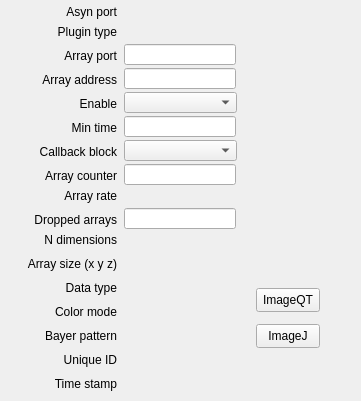
    <widget class="QWidget" name="Image">
     <attribute name="title">
      <string>Image</string>
     </attribute>
     <widget class="QELabel" name="qelabel_29">
      <property name="geometry">
       <rect>
        <x>124</x>
        <y>4</y>
        <width>112</width>
        <height>16</height>
       </rect>
      </property>
      <property name="variable" stdset="0">
       <string>$(P):image1:PortName_RBV</string>
      </property>
      <property name="variableSubstitutions" stdset="0">
       <string>P=CPS1</string>
      </property>
      <property name="displayAlarmState">
       <bool>false</bool>
      </property>
     </widget>
     <widget class="QELabel" name="qelabel_30">
      <property name="geometry">
       <rect>
        <x>124</x>
        <y>24</y>
        <width>141</width>
        <height>16</height>
       </rect>
      </property>
      <property name="variable" stdset="0">
       <string>$(P):image1:PluginType_RBV</string>
      </property>
      <property name="variableSubstitutions" stdset="0">
       <string>P=CPS1</string>
      </property>
      <property name="displayAlarmState">
       <bool>false</bool>
      </property>
     </widget>
     <widget class="QELineEdit" name="qelineedit_8">
      <property name="geometry">
       <rect>
        <x>124</x>
        <y>44</y>
        <width>112</width>
        <height>21</height>
       </rect>
      </property>
      <property name="variable" stdset="0">
       <string>$(P):image1:NDArrayPort</string>
      </property>
      <property name="variableSubstitutions" stdset="0">
       <string>P=CPS1</string>
      </property>
      <property name="displayAlarmState">
       <bool>false</bool>
      </property>
     </widget>
     <widget class="QELineEdit" name="qelineedit_9">
      <property name="geometry">
       <rect>
        <x>124</x>
        <y>68</y>
        <width>112</width>
        <height>21</height>
       </rect>
      </property>
      <property name="variable" stdset="0">
       <string>$(P):image1:NDArrayAddress</string>
      </property>
      <property name="variableSubstitutions" stdset="0">
       <string>P=CPS1</string>
      </property>
      <property name="displayAlarmState">
       <bool>false</bool>
      </property>
     </widget>
     <widget class="QEComboBox" name="qecombobox_6">
      <property name="geometry">
       <rect>
        <x>124</x>
        <y>92</y>
        <width>113</width>
        <height>21</height>
       </rect>
      </property>
      <property name="variable" stdset="0">
       <string>$(P):image1:EnableCallbacks</string>
      </property>
      <property name="variableSubstitutions" stdset="0">
       <string>P=CPS1</string>
      </property>
      <property name="subscribe">
       <bool>true</bool>
      </property>
      <property name="displayAlarmState">
       <bool>false</bool>
      </property>
     </widget>
     <widget class="QELineEdit" name="qelineedit_10">
      <property name="geometry">
       <rect>
        <x>124</x>
        <y>116</y>
        <width>112</width>
        <height>21</height>
       </rect>
      </property>
      <property name="variable" stdset="0">
       <string>$(P):image1:MinCallbackTime</string>
      </property>
      <property name="variableSubstitutions" stdset="0">
       <string>P=CPS1</string>
      </property>
      <property name="displayAlarmState">
       <bool>false</bool>
      </property>
      <property name="addUnits">
       <bool>false</bool>
      </property>
     </widget>
     <widget class="QEComboBox" name="qecombobox_7">
      <property name="geometry">
       <rect>
        <x>124</x>
        <y>140</y>
        <width>113</width>
        <height>21</height>
       </rect>
      </property>
      <property name="variable" stdset="0">
       <string>$(P):image1:BlockingCallbacks</string>
      </property>
      <property name="variableSubstitutions" stdset="0">
       <string>P=CPS1</string>
      </property>
      <property name="subscribe">
       <bool>true</bool>
      </property>
      <property name="displayAlarmState">
       <bool>false</bool>
      </property>
     </widget>
     <widget class="QELineEdit" name="qelineedit_11">
      <property name="geometry">
       <rect>
        <x>124</x>
        <y>164</y>
        <width>112</width>
        <height>21</height>
       </rect>
      </property>
      <property name="variable" stdset="0">
       <string>$(P):image1:ArrayCounter</string>
      </property>
      <property name="variableSubstitutions" stdset="0">
       <string>P=CPS1</string>
      </property>
      <property name="displayAlarmState">
       <bool>false</bool>
      </property>
     </widget>
     <widget class="QELabel" name="qelabel_31">
      <property name="geometry">
       <rect>
        <x>124</x>
        <y>188</y>
        <width>112</width>
        <height>16</height>
       </rect>
      </property>
      <property name="variable" stdset="0">
       <string>$(P):image1:ArrayRate_RBV</string>
      </property>
      <property name="variableSubstitutions" stdset="0">
       <string>P=CPS1</string>
      </property>
      <property name="displayAlarmState">
       <bool>false</bool>
      </property>
     </widget>
     <widget class="QELineEdit" name="qelineedit_12">
      <property name="geometry">
       <rect>
        <x>124</x>
        <y>208</y>
        <width>112</width>
        <height>21</height>
       </rect>
      </property>
      <property name="variable" stdset="0">
       <string>$(P):image1:DroppedArrays</string>
      </property>
      <property name="variableSubstitutions" stdset="0">
       <string>P=CPS1</string>
      </property>
      <property name="displayAlarmState">
       <bool>false</bool>
      </property>
     </widget>
     <widget class="QELabel" name="qelabel_32">
      <property name="geometry">
       <rect>
        <x>124</x>
        <y>232</y>
        <width>112</width>
        <height>16</height>
       </rect>
      </property>
      <property name="variable" stdset="0">
       <string>$(P):image1:NDimensions_RBV</string>
      </property>
      <property name="variableSubstitutions" stdset="0">
       <string>P=CPS1</string>
      </property>
      <property name="displayAlarmState">
       <bool>false</bool>
      </property>
     </widget>
     <widget class="QELabel" name="qelabel_33">
      <property name="geometry">
       <rect>
        <x>124</x>
        <y>256</y>
        <width>73</width>
        <height>16</height>
       </rect>
      </property>
      <property name="variable" stdset="0">
       <string>$(P):image1:ArraySize0_RBV</string>
      </property>
      <property name="variableSubstitutions" stdset="0">
       <string>P=CPS1</string>
      </property>
      <property name="displayAlarmState">
       <bool>false</bool>
      </property>
     </widget>
     <widget class="QELabel" name="qelabel_34">
      <property name="geometry">
       <rect>
        <x>124</x>
        <y>280</y>
        <width>112</width>
        <height>16</height>
       </rect>
      </property>
      <property name="variable" stdset="0">
       <string>$(P):image1:DataType_RBV</string>
      </property>
      <property name="variableSubstitutions" stdset="0">
       <string>P=CPS1</string>
      </property>
      <property name="displayAlarmState">
       <bool>false</bool>
      </property>
     </widget>
     <widget class="QELabel" name="qelabel_35">
      <property name="geometry">
       <rect>
        <x>124</x>
        <y>304</y>
        <width>112</width>
        <height>16</height>
       </rect>
      </property>
      <property name="variable" stdset="0">
       <string>$(P):image1:ColorMode_RBV</string>
      </property>
      <property name="variableSubstitutions" stdset="0">
       <string>P=CPS1</string>
      </property>
      <property name="displayAlarmState">
       <bool>false</bool>
      </property>
     </widget>
     <widget class="QELabel" name="qelabel_36">
      <property name="geometry">
       <rect>
        <x>124</x>
        <y>328</y>
        <width>112</width>
        <height>16</height>
       </rect>
      </property>
      <property name="variable" stdset="0">
       <string>$(P):image1:BayerPattern_RBV</string>
      </property>
      <property name="variableSubstitutions" stdset="0">
       <string>P=CPS1</string>
      </property>
      <property name="displayAlarmState">
       <bool>false</bool>
      </property>
     </widget>
     <widget class="QELabel" name="qelabel_37">
      <property name="geometry">
       <rect>
        <x>124</x>
        <y>352</y>
        <width>112</width>
        <height>16</height>
       </rect>
      </property>
      <property name="variable" stdset="0">
       <string>$(P):image1:UniqueId_RBV</string>
      </property>
      <property name="variableSubstitutions" stdset="0">
       <string>P=CPS1</string>
      </property>
      <property name="displayAlarmState">
       <bool>false</bool>
      </property>
     </widget>
     <widget class="QELabel" name="qelabel_38">
      <property name="geometry">
       <rect>
        <x>124</x>
        <y>376</y>
        <width>189</width>
        <height>16</height>
       </rect>
      </property>
      <property name="variable" stdset="0">
       <string>$(P):image1:TimeStamp_RBV</string>
      </property>
      <property name="variableSubstitutions" stdset="0">
       <string>P=CPS1</string>
      </property>
      <property name="displayAlarmState">
       <bool>false</bool>
      </property>
     </widget>
     <widget class="QELabel" name="qelabel_39">
      <property name="geometry">
       <rect>
        <x>240</x>
        <y>48</y>
        <width>112</width>
        <height>16</height>
       </rect>
      </property>
      <property name="variable" stdset="0">
       <string>$(P):image1:NDArrayPort_RBV</string>
      </property>
      <property name="variableSubstitutions" stdset="0">
       <string>P=CPS1</string>
      </property>
      <property name="displayAlarmState">
       <bool>false</bool>
      </property>
     </widget>
     <widget class="QELabel" name="qelabel_40">
      <property name="geometry">
       <rect>
        <x>240</x>
        <y>72</y>
        <width>112</width>
        <height>16</height>
       </rect>
      </property>
      <property name="variable" stdset="0">
       <string>$(P):image1:NDArrayAddress_RBV</string>
      </property>
      <property name="variableSubstitutions" stdset="0">
       <string>P=CPS1</string>
      </property>
      <property name="displayAlarmState">
       <bool>false</bool>
      </property>
     </widget>
     <widget class="QELabel" name="qelabel_41">
      <property name="geometry">
       <rect>
        <x>240</x>
        <y>96</y>
        <width>61</width>
        <height>16</height>
       </rect>
      </property>
      <property name="variable" stdset="0">
       <string>$(P):image1:EnableCallbacks_RBV</string>
      </property>
      <property name="variableSubstitutions" stdset="0">
       <string>P=CPS1</string>
      </property>
      <property name="displayAlarmState">
       <bool>false</bool>
      </property>
     </widget>
     <widget class="QELabel" name="qelabel_42">
      <property name="geometry">
       <rect>
        <x>240</x>
        <y>120</y>
        <width>112</width>
        <height>16</height>
       </rect>
      </property>
      <property name="variable" stdset="0">
       <string>$(P):image1:MinCallbackTime_RBV</string>
      </property>
      <property name="variableSubstitutions" stdset="0">
       <string>P=CPS1</string>
      </property>
      <property name="displayAlarmState">
       <bool>false</bool>
      </property>
     </widget>
     <widget class="QELabel" name="qelabel_43">
      <property name="geometry">
       <rect>
        <x>240</x>
        <y>144</y>
        <width>112</width>
        <height>16</height>
       </rect>
      </property>
      <property name="variable" stdset="0">
       <string>$(P):image1:BlockingCallbacks_RBV</string>
      </property>
      <property name="variableSubstitutions" stdset="0">
       <string>P=CPS1</string>
      </property>
      <property name="displayAlarmState">
       <bool>false</bool>
      </property>
     </widget>
     <widget class="QELabel" name="qelabel_44">
      <property name="geometry">
       <rect>
        <x>240</x>
        <y>168</y>
        <width>112</width>
        <height>16</height>
       </rect>
      </property>
      <property name="variable" stdset="0">
       <string>$(P):image1:ArrayCounter_RBV</string>
      </property>
      <property name="variableSubstitutions" stdset="0">
       <string>P=CPS1</string>
      </property>
      <property name="displayAlarmState">
       <bool>false</bool>
      </property>
     </widget>
     <widget class="QELabel" name="qelabel_45">
      <property name="geometry">
       <rect>
        <x>240</x>
        <y>212</y>
        <width>112</width>
        <height>16</height>
       </rect>
      </property>
      <property name="variable" stdset="0">
       <string>$(P):image1:DroppedArrays_RBV</string>
      </property>
      <property name="variableSubstitutions" stdset="0">
       <string>P=CPS1</string>
      </property>
      <property name="displayAlarmState">
       <bool>false</bool>
      </property>
     </widget>
     <widget class="QELabel" name="qelabel_46">
      <property name="geometry">
       <rect>
        <x>200</x>
        <y>256</y>
        <width>73</width>
        <height>16</height>
       </rect>
      </property>
      <property name="variable" stdset="0">
       <string>$(P):image1:ArraySize1_RBV</string>
      </property>
      <property name="variableSubstitutions" stdset="0">
       <string>P=CPS1</string>
      </property>
      <property name="displayAlarmState">
       <bool>false</bool>
      </property>
     </widget>
     <widget class="QELabel" name="qelabel_47">
      <property name="geometry">
       <rect>
        <x>276</x>
        <y>256</y>
        <width>73</width>
        <height>16</height>
       </rect>
      </property>
      <property name="variable" stdset="0">
       <string>$(P):image1:ArraySize2_RBV</string>
      </property>
      <property name="variableSubstitutions" stdset="0">
       <string>P=CPS1</string>
      </property>
      <property name="displayAlarmState">
       <bool>false</bool>
      </property>
     </widget>
     <widget class="QLabel" name="label_29">
      <property name="geometry">
       <rect>
        <x>16</x>
        <y>4</y>
        <width>101</width>
        <height>16</height>
       </rect>
      </property>
      <property name="text">
       <string>Asyn port</string>
      </property>
      <property name="alignment">
       <set>Qt::AlignRight|Qt::AlignTrailing|Qt::AlignVCenter</set>
      </property>
     </widget>
     <widget class="QLabel" name="label_30">
      <property name="geometry">
       <rect>
        <x>16</x>
        <y>24</y>
        <width>101</width>
        <height>16</height>
       </rect>
      </property>
      <property name="text">
       <string>Plugin type</string>
      </property>
      <property name="alignment">
       <set>Qt::AlignRight|Qt::AlignTrailing|Qt::AlignVCenter</set>
      </property>
     </widget>
     <widget class="QLabel" name="label_31">
      <property name="geometry">
       <rect>
        <x>16</x>
        <y>48</y>
        <width>101</width>
        <height>16</height>
       </rect>
      </property>
      <property name="text">
       <string>Array port</string>
      </property>
      <property name="alignment">
       <set>Qt::AlignRight|Qt::AlignTrailing|Qt::AlignVCenter</set>
      </property>
     </widget>
     <widget class="QLabel" name="label_32">
      <property name="geometry">
       <rect>
        <x>16</x>
        <y>72</y>
        <width>101</width>
        <height>16</height>
       </rect>
      </property>
      <property name="text">
       <string>Array address</string>
      </property>
      <property name="alignment">
       <set>Qt::AlignRight|Qt::AlignTrailing|Qt::AlignVCenter</set>
      </property>
     </widget>
     <widget class="QLabel" name="label_33">
      <property name="geometry">
       <rect>
        <x>16</x>
        <y>96</y>
        <width>101</width>
        <height>16</height>
       </rect>
      </property>
      <property name="text">
       <string>Enable</string>
      </property>
      <property name="alignment">
       <set>Qt::AlignRight|Qt::AlignTrailing|Qt::AlignVCenter</set>
      </property>
     </widget>
     <widget class="QLabel" name="label_34">
      <property name="geometry">
       <rect>
        <x>16</x>
        <y>120</y>
        <width>101</width>
        <height>16</height>
       </rect>
      </property>
      <property name="text">
       <string>Min time</string>
      </property>
      <property name="alignment">
       <set>Qt::AlignRight|Qt::AlignTrailing|Qt::AlignVCenter</set>
      </property>
     </widget>
     <widget class="QLabel" name="label_35">
      <property name="geometry">
       <rect>
        <x>16</x>
        <y>144</y>
        <width>101</width>
        <height>16</height>
       </rect>
      </property>
      <property name="text">
       <string>Callback block</string>
      </property>
      <property name="alignment">
       <set>Qt::AlignRight|Qt::AlignTrailing|Qt::AlignVCenter</set>
      </property>
     </widget>
     <widget class="QLabel" name="label_36">
      <property name="geometry">
       <rect>
        <x>16</x>
        <y>168</y>
        <width>101</width>
        <height>16</height>
       </rect>
      </property>
      <property name="text">
       <string>Array counter</string>
      </property>
      <property name="alignment">
       <set>Qt::AlignRight|Qt::AlignTrailing|Qt::AlignVCenter</set>
      </property>
     </widget>
     <widget class="QLabel" name="label_37">
      <property name="geometry">
       <rect>
        <x>16</x>
        <y>188</y>
        <width>101</width>
        <height>16</height>
       </rect>
      </property>
      <property name="text">
       <string>Array rate</string>
      </property>
      <property name="alignment">
       <set>Qt::AlignRight|Qt::AlignTrailing|Qt::AlignVCenter</set>
      </property>
     </widget>
     <widget class="QLabel" name="label_38">
      <property name="geometry">
       <rect>
        <x>16</x>
        <y>212</y>
        <width>101</width>
        <height>16</height>
       </rect>
      </property>
      <property name="text">
       <string>Dropped arrays</string>
      </property>
      <property name="alignment">
       <set>Qt::AlignRight|Qt::AlignTrailing|Qt::AlignVCenter</set>
      </property>
     </widget>
     <widget class="QLabel" name="label_39">
      <property name="geometry">
       <rect>
        <x>16</x>
        <y>232</y>
        <width>101</width>
        <height>16</height>
       </rect>
      </property>
      <property name="text">
       <string>N dimensions</string>
      </property>
      <property name="alignment">
       <set>Qt::AlignRight|Qt::AlignTrailing|Qt::AlignVCenter</set>
      </property>
     </widget>
     <widget class="QLabel" name="label_40">
      <property name="geometry">
       <rect>
        <x>16</x>
        <y>256</y>
        <width>101</width>
        <height>16</height>
       </rect>
      </property>
      <property name="text">
       <string>Array size (x y z)</string>
      </property>
      <property name="alignment">
       <set>Qt::AlignRight|Qt::AlignTrailing|Qt::AlignVCenter</set>
      </property>
     </widget>
     <widget class="QLabel" name="label_41">
      <property name="geometry">
       <rect>
        <x>16</x>
        <y>280</y>
        <width>101</width>
        <height>16</height>
       </rect>
      </property>
      <property name="text">
       <string>Data type</string>
      </property>
      <property name="alignment">
       <set>Qt::AlignRight|Qt::AlignTrailing|Qt::AlignVCenter</set>
      </property>
     </widget>
     <widget class="QLabel" name="label_42">
      <property name="geometry">
       <rect>
        <x>16</x>
        <y>304</y>
        <width>101</width>
        <height>16</height>
       </rect>
      </property>
      <property name="text">
       <string>Color mode</string>
      </property>
      <property name="alignment">
       <set>Qt::AlignRight|Qt::AlignTrailing|Qt::AlignVCenter</set>
      </property>
     </widget>
     <widget class="QLabel" name="label_43">
      <property name="geometry">
       <rect>
        <x>16</x>
        <y>328</y>
        <width>101</width>
        <height>16</height>
       </rect>
      </property>
      <property name="text">
       <string>Bayer pattern</string>
      </property>
      <property name="alignment">
       <set>Qt::AlignRight|Qt::AlignTrailing|Qt::AlignVCenter</set>
      </property>
     </widget>
     <widget class="QLabel" name="label_44">
      <property name="geometry">
       <rect>
        <x>16</x>
        <y>352</y>
        <width>101</width>
        <height>16</height>
       </rect>
      </property>
      <property name="text">
       <string>Unique ID</string>
      </property>
      <property name="alignment">
       <set>Qt::AlignRight|Qt::AlignTrailing|Qt::AlignVCenter</set>
      </property>
     </widget>
     <widget class="QLabel" name="label_45">
      <property name="geometry">
       <rect>
        <x>16</x>
        <y>376</y>
        <width>101</width>
        <height>16</height>
       </rect>
      </property>
      <property name="text">
       <string>Time stamp</string>
      </property>
      <property name="alignment">
       <set>Qt::AlignRight|Qt::AlignTrailing|Qt::AlignVCenter</set>
      </property>
     </widget>
     <widget class="QEPushButton" name="qepushbutton">
      <property name="geometry">
       <rect>
        <x>256</x>
        <y>324</y>
        <width>64</width>
        <height>24</height>
       </rect>
      </property>
      <property name="text">
       <string>ImageJ</string>
      </property>
      <property name="program">
       <string>/afs/slac/g/testfac/extras/scripts/startImageJ</string>
      </property>
      <property name="guiFile" stdset="0">
       <string/>
      </property>
     </widget>
     <widget class="QEPushButton" name="qepushbutton_2">
      <property name="geometry">
       <rect>
        <x>256</x>
        <y>288</y>
        <width>64</width>
        <height>24</height>
       </rect>
      </property>
      <property name="text">
       <string>ImageQT</string>
      </property>
      <property name="program">
       <string>/afs/slac/g/testfac/tools/display/areaD/imageQ/arch-64/camQt</string>
      </property>
      <property name="arguments">
       <stringlist>
        <string>-m P=$(P)</string>
       </stringlist>
      </property>
      <property name="guiFile" stdset="0">
       <string/>
      </property>
     </widget>
    </widget>
